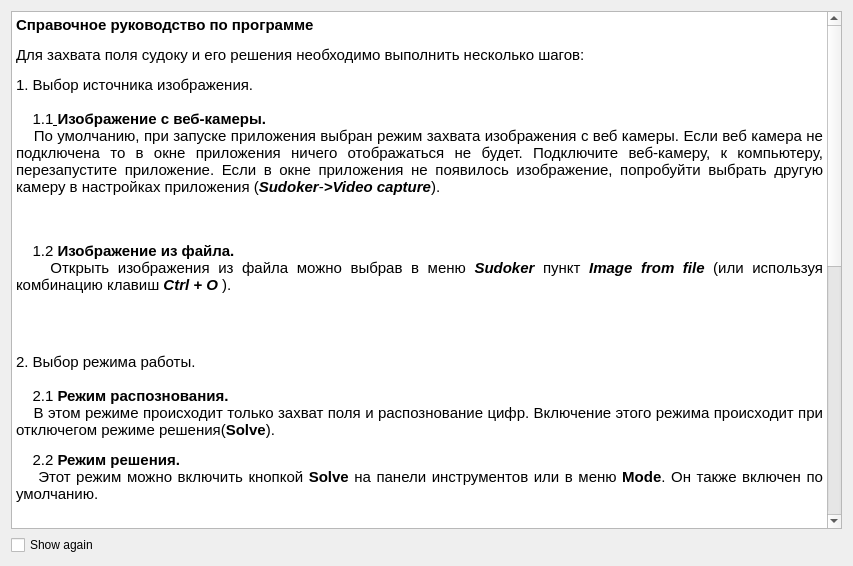
<?xml version="1.0" encoding="UTF-8"?>
<ui version="4.0">
 <class>Help</class>
 <widget class="QDialog" name="Help">
  <property name="geometry">
   <rect>
    <x>0</x>
    <y>0</y>
    <width>853</width>
    <height>566</height>
   </rect>
  </property>
  <property name="windowTitle">
   <string>Help</string>
  </property>
  <layout class="QVBoxLayout" name="verticalLayout">
   <item>
    <widget class="QTextBrowser" name="textBrowser">
     <property name="html">
      <string>&lt;!DOCTYPE HTML PUBLIC &quot;-//W3C//DTD HTML 4.0//EN&quot; &quot;http://www.w3.org/TR/REC-html40/strict.dtd&quot;&gt;
&lt;html&gt;&lt;head&gt;&lt;meta name=&quot;qrichtext&quot; content=&quot;1&quot; /&gt;&lt;style type=&quot;text/css&quot;&gt;
p, li { white-space: pre-wrap; }
&lt;/style&gt;&lt;/head&gt;&lt;body style=&quot; font-family:'Ubuntu'; font-size:11pt; font-weight:400; font-style:normal;&quot;&gt;
&lt;p style=&quot; margin-top:12px; margin-bottom:12px; margin-left:0px; margin-right:0px; -qt-block-indent:0; text-indent:0px;&quot;&gt;&lt;span style=&quot; font-weight:600;&quot;&gt;Справочное руководство по программе&lt;/span&gt;&lt;/p&gt;
&lt;p align=&quot;justify&quot; style=&quot; margin-top:12px; margin-bottom:12px; margin-left:0px; margin-right:0px; -qt-block-indent:0; text-indent:0px;&quot;&gt;Для захвата поля судоку и его решения необходимо выполнить несколько шагов:&lt;/p&gt;
&lt;p align=&quot;justify&quot; style=&quot; margin-top:12px; margin-bottom:12px; margin-left:0px; margin-right:0px; -qt-block-indent:0; text-indent:0px;&quot;&gt;1. Выбор источника изображения.&lt;br /&gt;&lt;br /&gt;    1.1&lt;span style=&quot; text-decoration: underline;&quot;&gt; &lt;/span&gt;&lt;span style=&quot; font-weight:600;&quot;&gt;Изображение с веб-камеры.&lt;/span&gt;&lt;span style=&quot; text-decoration: underline;&quot;&gt;&lt;br /&gt;&lt;/span&gt;    По умолчанию, при запуске приложения выбран режим захвата изображения с веб камеры. Если веб камера не подключена то в окне приложения ничего отображаться не будет. Подключите веб-камеру, к компьютеру, перезапустите приложение. Если в окне приложения не появилось изображение, попробуйти выбрать другую камеру в настройках приложения (&lt;span style=&quot; font-weight:600; font-style:italic;&quot;&gt;Sudoker&lt;/span&gt;-&lt;span style=&quot; font-weight:600; font-style:italic;&quot;&gt;&amp;gt;Video capture&lt;/span&gt;). &lt;/p&gt;
&lt;p align=&quot;justify&quot; style=&quot; margin-top:12px; margin-bottom:12px; margin-left:0px; margin-right:0px; -qt-block-indent:0; text-indent:0px;&quot;&gt;&lt;img src=&quot;:/doc/Sudoker_033.png&quot; /&gt;&lt;br /&gt;&lt;br /&gt;    1.2 &lt;span style=&quot; font-weight:600;&quot;&gt;Изображение из файла.&lt;/span&gt;&lt;br /&gt;    Открыть изображения из файла можно выбрав в меню &lt;span style=&quot; font-weight:600; font-style:italic;&quot;&gt;Sudoker &lt;/span&gt;пункт &lt;span style=&quot; font-weight:600; font-style:italic;&quot;&gt;Image from file &lt;/span&gt;(или используя комбинацию клавиш&lt;span style=&quot; font-weight:600; font-style:italic;&quot;&gt; Ctrl + O &lt;/span&gt;).&lt;/p&gt;
&lt;p align=&quot;justify&quot; style=&quot; margin-top:12px; margin-bottom:12px; margin-left:0px; margin-right:0px; -qt-block-indent:0; text-indent:0px;&quot;&gt;&lt;img src=&quot;:/doc/Sudoker_034.png&quot; /&gt;&lt;br /&gt;&lt;/p&gt;
&lt;p align=&quot;justify&quot; style=&quot; margin-top:12px; margin-bottom:12px; margin-left:0px; margin-right:0px; -qt-block-indent:0; text-indent:0px;&quot;&gt;2. Выбор режима работы.&lt;br /&gt;&lt;br /&gt;    2.1 &lt;span style=&quot; font-weight:600;&quot;&gt;Режим распознования.&lt;br /&gt;    &lt;/span&gt;В этом режиме происходит только захват поля и распознование цифр. Включение этого режима происходит при отключегом режиме решения(&lt;span style=&quot; font-weight:600;&quot;&gt;Solve&lt;/span&gt;).&lt;/p&gt;
&lt;p align=&quot;justify&quot; style=&quot; margin-top:12px; margin-bottom:12px; margin-left:0px; margin-right:0px; -qt-block-indent:0; text-indent:0px;&quot;&gt;    2.2 &lt;span style=&quot; font-weight:600;&quot;&gt;Режим решения.&lt;br /&gt;    &lt;/span&gt;Этот режим можно включить кнопкой &lt;span style=&quot; font-weight:600;&quot;&gt;Solve &lt;/span&gt;на панели инструментов или в меню &lt;span style=&quot; font-weight:600;&quot;&gt;Mode&lt;/span&gt;. Он также включен по умолчанию.&lt;/p&gt;
&lt;p align=&quot;justify&quot; style=&quot; margin-top:12px; margin-bottom:12px; margin-left:0px; margin-right:0px; -qt-block-indent:0; text-indent:0px;&quot;&gt;&lt;br /&gt;3. Захват поля.&lt;br /&gt;    3.1 &lt;span style=&quot; font-weight:600;&quot;&gt;Для успешного захвата игрового поля должны выполняться несколько условий:&lt;/span&gt;&lt;br /&gt;&lt;br /&gt;1) Изображение поля должно быть повернуто в плоскости     изображения не более чем на 45 градусов. Перевернутое изображение будет распознано не верно.&lt;br /&gt;&lt;br /&gt;2) Сторона квадрата игрового поля должна быть больше половины меньшей стороны фокуса камеры.&lt;/p&gt;
&lt;p align=&quot;justify&quot; style=&quot; margin-top:12px; margin-bottom:12px; margin-left:0px; margin-right:0px; -qt-block-indent:0; text-indent:0px;&quot;&gt;3) Изображение не должно быть сильно зашумлено.&lt;/p&gt;
&lt;p align=&quot;justify&quot; style=&quot; margin-top:12px; margin-bottom:12px; margin-left:0px; margin-right:0px; -qt-block-indent:0; text-indent:0px;&quot;&gt;4) Граница поля не должна быть нарушена инородными объектами.&lt;/p&gt;
&lt;p align=&quot;justify&quot; style=&quot; margin-top:12px; margin-bottom:12px; margin-left:0px; margin-right:0px; -qt-block-indent:0; text-indent:0px;&quot;&gt;    3.2  &lt;span style=&quot; font-weight:600;&quot;&gt;Статичное изображение.&lt;/span&gt;&lt;/p&gt;
&lt;p align=&quot;justify&quot; style=&quot; margin-top:12px; margin-bottom:12px; margin-left:0px; margin-right:0px; -qt-block-indent:0; text-indent:0px;&quot;&gt;Если было выбрано изображение из файла и выполняются все вышеперечисленные требования, то поле будет успешно захвачено, распознано и решено.&lt;br /&gt;Если какие либо требования были нарушены, поле может быть не захвачено или неправильно распознано.&lt;/p&gt;
&lt;p align=&quot;justify&quot; style=&quot; margin-top:12px; margin-bottom:12px; margin-left:0px; margin-right:0px; -qt-block-indent:0; text-indent:0px;&quot;&gt;    3.3 &lt;span style=&quot; font-weight:600;&quot;&gt;Изображение с камеры.&lt;/span&gt;&lt;/p&gt;
&lt;p align=&quot;justify&quot; style=&quot; margin-top:12px; margin-bottom:12px; margin-left:0px; margin-right:0px; -qt-block-indent:0; text-indent:0px;&quot;&gt;Для захвата судоку с веб-камеры необходимо поместить изображение с полем перед камерой. &lt;/p&gt;
&lt;p align=&quot;justify&quot; style=&quot; margin-top:12px; margin-bottom:12px; margin-left:0px; margin-right:0px; -qt-block-indent:0; text-indent:0px;&quot;&gt;&lt;img src=&quot;:/doc/Sudoker_036.png&quot; /&gt;&lt;/p&gt;
&lt;p align=&quot;justify&quot; style=&quot; margin-top:12px; margin-bottom:12px; margin-left:0px; margin-right:0px; -qt-block-indent:0; text-indent:0px;&quot;&gt;Если контур поля отображается красным - значит поле не удается захватить из-за движения в кадре, нужно добиться того чтобы поле изображение было максимальное неподвижно. &lt;/p&gt;
&lt;p align=&quot;justify&quot; style=&quot; margin-top:12px; margin-bottom:12px; margin-left:0px; margin-right:0px; -qt-block-indent:0; text-indent:0px;&quot;&gt;&lt;img src=&quot;:/doc/Sudoker_039.png&quot; /&gt;&lt;/p&gt;
&lt;p align=&quot;justify&quot; style=&quot; margin-top:12px; margin-bottom:12px; margin-left:0px; margin-right:0px; -qt-block-indent:0; text-indent:0px;&quot;&gt;Если это не удается сделать, можно попробовать уменьшить чувствительность к движению или полностью отключить проверку на движение в настройках (&lt;span style=&quot; font-weight:600; font-style:italic;&quot;&gt;Sudoker-&amp;gt;Preferences&lt;/span&gt;).&lt;/p&gt;
&lt;p align=&quot;justify&quot; style=&quot; margin-top:12px; margin-bottom:12px; margin-left:0px; margin-right:0px; -qt-block-indent:0; text-indent:0px;&quot;&gt;    3.4 &lt;span style=&quot; font-weight:600;&quot;&gt;Продолжение захвата.&lt;/span&gt;&lt;/p&gt;
&lt;p align=&quot;justify&quot; style=&quot; margin-top:12px; margin-bottom:12px; margin-left:0px; margin-right:0px; -qt-block-indent:0; text-indent:0px;&quot;&gt;В случае успешного захвата  игрового поля судоку, приложение переходит в режим просмотра, при этом изображение становится неподвижным.  Продолжить работу можно нажав клавишу &lt;span style=&quot; font-weight:600; font-style:italic;&quot;&gt;Esc&lt;/span&gt;  или кнопку &lt;span style=&quot; font-weight:600; font-style:italic;&quot;&gt;Continue&lt;/span&gt; на панели инструментов.&lt;/p&gt;&lt;/body&gt;&lt;/html&gt;</string>
     </property>
    </widget>
   </item>
   <item>
    <widget class="QCheckBox" name="checkBoxShowAgain">
     <property name="text">
      <string>Show again</string>
     </property>
    </widget>
   </item>
  </layout>
 </widget>
 <resources/>
 <connections/>
</ui>
